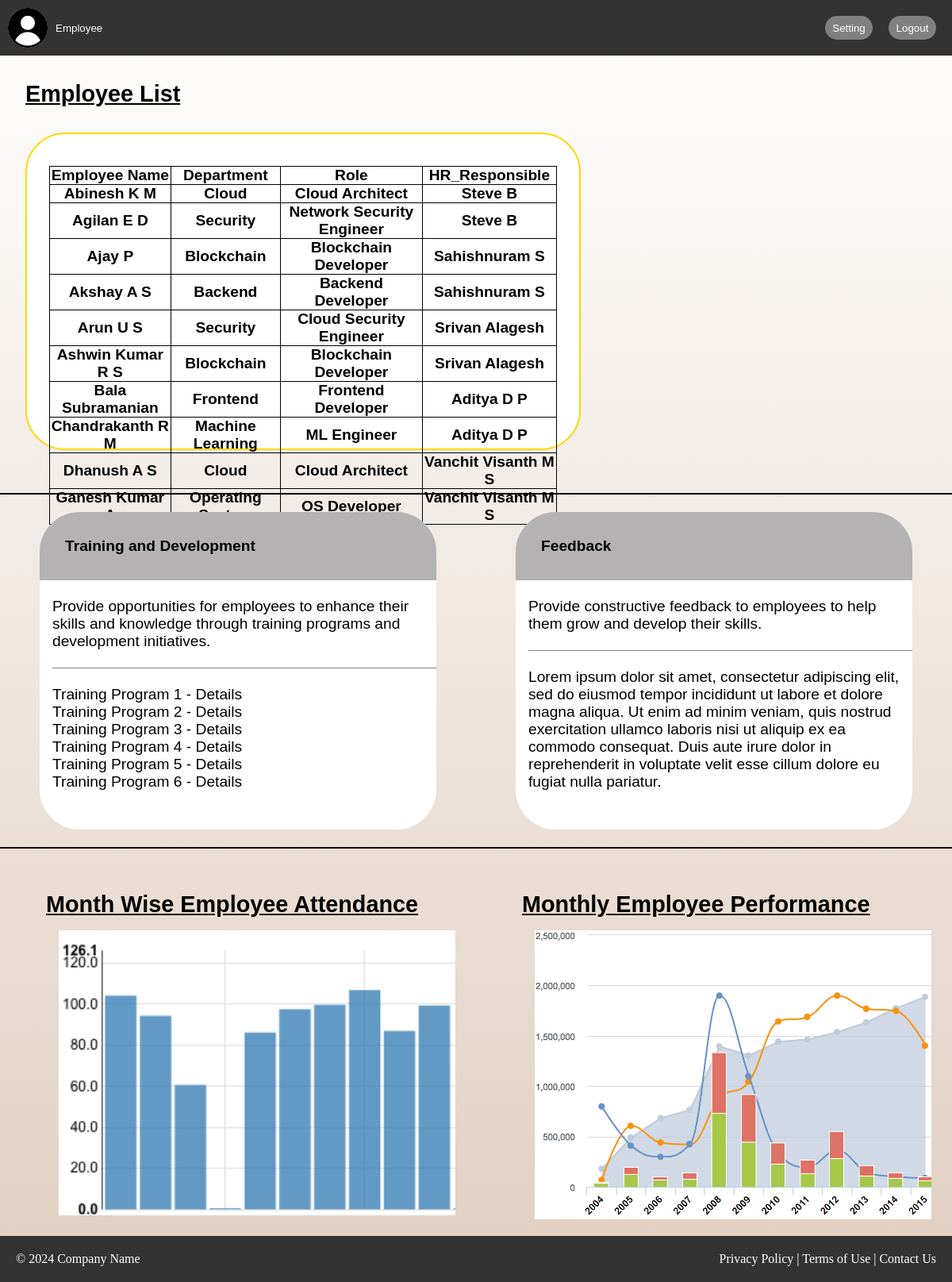
The page /emp/ on the database its author committed.
### DBSApp/models.py (models this page shows, shortened)
class Employee(models.Model):
    empid = models.IntegerField(primary_key=True)
    name = models.CharField(max_length=50)
    department = models.CharField(max_length=50)
    role = models.CharField(max_length=50)
    hrid=models.ForeignKey(HR,on_delete=models.SET_NULL,null=True)

class HR(models.Model):
    hrid=models.IntegerField(primary_key=True)
    name=models.CharField(max_length=50)
    username=models.CharField(max_length=50)
    password=models.CharField(max_length=50)
    Email_address=models.EmailField(max_length=50)
    def __str__(self):
        return self.name

### DBSPro/views.py (the view)
# urls.py: path('emp/',views.emp,name='emp'),
def emp(request):
    empdata=Employee.objects.all()
    empcontext={
        'empdata':empdata,
    }
    return render(request,'emp.html',empcontext)

### templates/emp.html (shortened to what this page needs)
{% load static%}
<!DOCTYPE html>
<html>
    <head>
        <link rel="stylesheet" href="{% static 'css/emp.css' %}">
    </head>
    <body>
        <header>
            <div class="left">
              <img src="{% static 'images/prof.jpg' %}" alt="Profile Picture" class="profile-pic">
              <div class="dropdown">
                <button class="dropdown-button">Employee</button>
              </div>
            </div>
            <div class="right">
              <button class="setting-button">Setting</button>
              <button class="logout-button">Logout</button>
            </div>
          </header>
          <main>
            <h2> Employee List</h2>
            <div class="table">
                <table style="width:640px; margin:auto; border: 1px solid black; border-collapse: collapse;">
                    <tr>
                      <th style="border: 1px solid black;">Employee Name</th>
                      <th style="border: 1px solid black;">Department</th>
                      <th style="border: 1px solid black;">Role</th>
                      <th style="border: 1px solid black;">HR_Responsible</th>
                    </tr>
                    {%for emplo in empdata%}
                    <tr>
                      <th style="border: 1px solid black;">{{emplo.name}}</th>
                      <th style="border: 1px solid black;">{{emplo.department}}</th>
                      <th style="border: 1px solid black;">{{emplo.role}}</th>
                      <th style="border: 1px solid black;">{{emplo.hrid}}</th>
                    </tr>
                    {% endfor %}
                  </table>
            </div>
            <br>
            <hr color="black" size="3px">
            <br>
            <div class="con">
                <div class="t">
                    <div class="h">
                        <p><b>Training and Development</b></p>
                    </div>
                    <div class="c">
                    <br>
                    <p>Provide opportunities for employees to enhance their skills and knowledge through training programs and development initiatives.</p>
                    <br>
                    <hr color="grey" size="1px"><br>
                    <p>Training Program  1 - Details<br>
                        Training Program  2 - Details<br>
                        Training Program  3 - Details<br>
                        Training Program  4 - Details<br>
                        Training Program  5 - Details<br>
                        Training Program  6 - Details</p>
                    </div>
                </div>
                <div class="t">
                    <div class="h">
                        <p><b>Feedback</b></p>
                    </div>
                    <div class="c">
                    <br>
                    <p>Provide constructive feedback to employees to help them grow and develop their skills.</p>
                    <br>
                    <hr color="grey" size="1px"><br>
                    <p>Lorem ipsum dolor sit amet, consectetur adipiscing elit, sed do eiusmod tempor incididunt ut labore et dolore magna aliqua. Ut enim ad minim veniam, quis nostrud exercitation ullamco laboris nisi ut aliquip ex ea commodo consequat. Duis aute irure dolor in reprehenderit in voluptate velit esse cillum dolore eu fugiat nulla pariatur.</p>
                    </div>
                </div>
            </div>
            <br>
            <hr color="black" size="3px">
            <br>
            <div class="con">
                <div class="att">
                    <h2>Month Wise Employee Attendance</h2>
                    <img src="{% static 'images/emp_att.png'%}" alt="emp Attendance" width="500px">
                </div>
                <div class="per">
                    <h2>Monthly Employee Performance</h2>
                    <img src="{% static 'images/emp_per.png'%}" alt="employee Performance" width="500px">
                </div>
            </div>
          </main>
          <footer>
            <div class="footer-content">
              <div class="footer-left">
                <p>&copy; 2024 Company Name</p>
              </div>
              <div class="footer-right">
                <p>Privacy Policy | Terms of Use | Contact Us</p>
              </div>
            </div>
          </footer>
    </body>
</html>

### static/css/emp.css (style rules this page uses)
* { margin: 0; padding: 0; box-sizing: border-box; }
header { display: flex; justify-content: space-between; align-items: center; background-color: #333; color: white; padding: 10px; }
.left { display: flex; align-items: center; }
.profile-pic { width: 50px; height: 50px; border-radius: 50%; margin-right: 10px; }
.dropdown { position: relative; display: inline-block; }
.dropdown-button { background-color: transparent; color: white; border: none; cursor: pointer; }
.right { display: flex; }
.setting-button, .logout-button { background-color: grey; color: white; border: none; cursor: pointer; margin: 0 10px; width: 60px; height: 30px; border-color: none; border-radius: 50px; }
main { font-family:Verdana, Geneva, Tahoma, sans-serif; font-size: larger; background-image: linear-gradient(#FDFCFB, #E2D1C3); min-height: 1000px; }
h2 { padding:2rem 0 0 2rem; text-decoration: underline; }
.con { display: flex; justify-content: space-around; }
.con img { margin:1rem 0 1rem 3rem; }
.table { background-color: white; border: solid 2px gold; width: 700px; height: 400px; padding-top: 2.5rem; margin: 2rem; border-radius: 50px; }
.t { background-color: white; width: 500px; height: 400px; border-radius: 50px; }
.h { background-color: rgb(180, 178, 178); padding: 2rem; border-radius: 50px 50px 0 0; }
.c { padding-left: 1rem; }
footer { background-color: #333; color: #fff; padding: 20px; display: flex; justify-content: space-between; align-items: center; }
.footer-content { display: flex; justify-content: space-between; align-items: center; width: 100%; max-width: 1200px; margin: 0 auto; }
.footer-left { display: flex; align-items: center; }
.footer-right { display: flex; align-items: center; }

### rows shown on the page
Employee: name "Abinesh K M", department "Cloud", role "Cloud Architect", hrid "Steve B"
Employee: name "Agilan E D", department "Security", role "Network Security Engineer", hrid "Steve B"
Employee: name "Ajay P", department "Blockchain", role "Blockchain Developer", hrid "Sahishnuram S"
Employee: name "Akshay A S", department "Backend", role "Backend Developer", hrid "Sahishnuram S"
Employee: name "Arun U S", department "Security", role "Cloud Security Engineer", hrid "Srivan Alagesh"
Employee: name "Ashwin Kumar R S", department "Blockchain", role "Blockchain Developer", hrid "Srivan Alagesh"
Employee: name "Bala Subramanian", department "Frontend", role "Frontend Developer", hrid "Aditya D P"
Employee: name "Chandrakanth R M", department "Machine Learning", role "ML Engineer", hrid "Aditya D P"
Employee: name "Dhanush A S", department "Cloud", role "Cloud Architect", hrid "Vanchit Visanth M S"
Employee: name "Ganesh Kumar…", department "Operating…", role "OS Developer", hrid "Vanchit Visanth M S"
